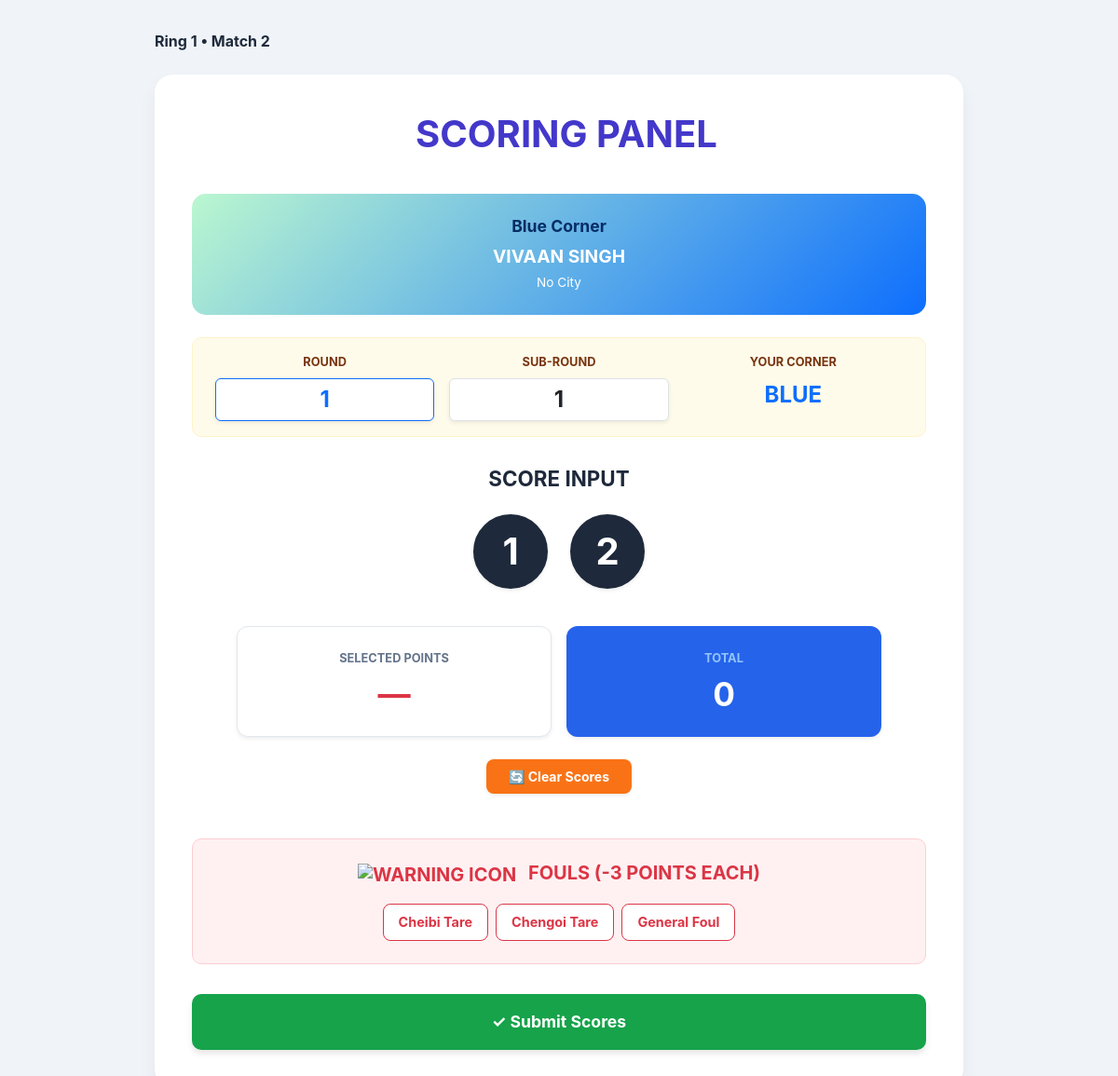
Screenshot of /scorer/match/101/select-corner/ with the database file from the repository.
### thangta/models.py (models this page shows, shortened)
class Match(models.Model):
    tournament = models.ForeignKey(Tournament, on_delete=models.CASCADE)
    event_type = models.CharField(max_length=50)
    age_category = models.CharField(max_length=3)
    weight_category = models.CharField(max_length=4)
    gender = models.CharField(max_length=10)
    is_active = models.BooleanField(default=False)
    is_completed = models.BooleanField(default=False)
    round_number = models.IntegerField(default=1)
    current_round = models.IntegerField(default=1) # Tracks Round 1, Round 2, or 3 (Tie Breaker)
    current_sub_round = models.IntegerField(default=1)
    match_sequence = models.IntegerField(help_text="Order of the match in this round")
    current_sub_round = models.IntegerField(default=1)
    ring_number = models.IntegerField(default=1)
    participant_red = models.ForeignKey(Participant, related_name='matches_as_red', on_delete=models.CASCADE)
    participant_blue = models.ForeignKey(Participant, related_name='matches_as_blue', on_delete=models.CASCADE, null=True, blank=True)
    winner = models.ForeignKey(Participant, related_name='matches_won', on_delete=models.SET_NULL, null=True, blank=True)
    score_red = models.IntegerField(default=0)
    score_blue = models.IntegerField(default=0)
    round_1_red = models.IntegerField(default=0)
    round_1_blue = models.IntegerField(default=0)
    round_2_red = models.IntegerField(default=0)
    round_2_blue = models.IntegerField(default=0)
    round_3_red = models.IntegerField(default=0)
    round_3_blue = models.IntegerField(default=0)

class Participant(models.Model):
    class GenderChoices(models.TextChoices):
        MALE = 'Male', 'Male'
        FEMALE = 'Female', 'Female'
    class EventTypeChoices(models.TextChoices):
        PHUNABA_AMA = 'Phunaba-Ama', 'Phunaba-Ama'
        PHUNABA_ANISHUBA = 'Phunaba-Anishuba', 'Phunaba-Anishuba'
    class AgeCategory(models.TextChoices):
        UNDER_14 = 'U14', 'Under 14'
        UNDER_18 = 'U18', 'Under 18'
        OVER_18 = 'O18', 'Over 18'
    class WeightCategory(models.TextChoices):
        MINUS_21 = '-21', '-21 Kg'
        MINUS_25 = '-25', '-25 Kg'
        MINUS_29 = '-29', '-29 Kg'
        MINUS_33 = '-33', '-33 Kg'
        MINUS_37 = '-37', '-37 Kg'
        MINUS_40 = '-40', '-40 Kg'
        MINUS_41 = '-41', '-41 Kg'
        MINUS_44 = '-44', '-44 Kg'
        MINUS_45 = '-45', '-45 Kg'
        MINUS_49 = '-49', '-49 Kg'
        MINUS_52 = '-52', '-52 Kg'
        MINUS_53 = '-53', '-53 Kg'
        MINUS_56 = '-56', '-56 Kg'
        MINUS_75 = '-75', '-75 Kg'
        PLUS_53 = '+53', '+53 Kg'
    tournament = models.ForeignKey(
        Tournament,
        on_delete=models.CASCADE,
        related_name='participants',
        null=True, blank=True
    )
    name = models.CharField(max_length=200, null=True, blank=True)
    actual_age = models.IntegerField(null=True, blank=True, help_text="Age in numbers")
    date_of_birth = models.DateField(null=True, blank=True) # Add this!
    age = models.IntegerField(default = 0)
    gender = models.CharField(max_length=10, choices=GenderChoices.choices, null=True, blank=True)
    contact = models.CharField(max_length=15, null=True, blank=True)
    district = models.CharField(max_length=100)
    district_code = models.CharField(max_length=20)
    event_type = models.CharField(max_length=50, choices=EventTypeChoices.choices, null=True, blank=True)
    age_category = models.CharField(
        max_length=3,
        choices=AgeCategory.choices,
        help_text="Select the participant's age group."
    )
    weight_category = models.CharField(
        max_length=4,
        choices=WeightCategory.choices,
        help_text="Select the participant's weight class."
    )

### thangta/views.py (the view)
# urls.py: path('scorer/match/<int:match_id>/select-corner/', scorer_select_corner, name='scorer-select-corner'),
def scorer_select_corner(request, match_id):
    match = get_object_or_404(Match, id=match_id)
    request.session['active_tournament_id'] = match.tournament.id
    return render(request, 'scorer_panel.html', {
        'match': match,
    })

### thangta/templates/scorer_panel.html (shortened to what this page needs)
<!DOCTYPE html>
<html lang="en">
<head>
    <link href="https://cdn.jsdelivr.net/npm/bootstrap@5.3.0/dist/css/bootstrap.min.css" rel="stylesheet">
</head>
<body>
<div class="page-container">
    <div class="d-flex justify-content-between align-items-center mb-4">
        <span class="fw-bold">Ring {{ match.ring_number }} • Match {{ match.match_sequence }}</span>
    </div>
    <div class="scoring-card">
        <div class="main-header">
            <h1 class="text-uppercase mb-0">Scoring Panel</h1>
        </div>
        {% if corner == 'red' %}
        <div class="fighter-info-card red-info-card text-center">
            <h4 class="text-danger-emphasis">Red Corner</h4>
            <p>{{ match.participant_red.name|upper }}</p>
            <span class="location">{{ match.participant_red.city|default:"No City" }}</span>
        </div>
        {% else %}
        <div class="fighter-info-card blue-info-card text-center">
            <h4 class="text-primary-emphasis">Blue Corner</h4>
            <p>{{ match.participant_blue.name|upper }}</p>
            <span class="location">{{ match.participant_blue.city|default:"No City" }}</span>
        </div>
        {% endif %}
        <div class="control-bar row g-0">
            <div class="col-4 px-2">
                <label>Round</label>
                <div class="corner-label fw-bold text-primary border border-primary rounded bg-white py-1 shadow-sm">
                    {% if match.current_round == '3' %}
                    {{match.current_round }}
                    TIE BREAKER
                    {% else %}
                    {{ match.current_round|default:"1" }}
                    {% endif %}
                </div>
            </div>
           <div class="col-4 px-2">
    <label>SUB-ROUND</label>
    <div id="current-sub-round-display" class="corner-label fw-bold text-dark border rounded bg-white py-1 shadow-sm d-flex align-items-center justify-content-center" style="min-height: 40px;">
        {{ current_sub_round|default:"1" }}
    </div>
</div>
            <div class="col-4 px-2">
                <label>Your Corner</label>
                {% if corner == 'red' %}
                    <span class="corner-label fw-bold text-danger">RED</span>
                {% else %}
                    <span class="corner-label fw-bold text-primary">BLUE</span>
                {% endif %}
            </div>
        </div>
        <div class="text-center mb-5">
            <h4 class="section-title text-uppercase">Score Input</h4>
            <div class="score-row px-5">
                <button id="btn-point-1" class="btn large-point-btn shadow-sm" onclick="prepareScore(1)">1</button>
                <button id="btn-point-2" class="btn large-point-btn shadow-sm" onclick="prepareScore(2)">2</button>
            </div>
            <div class="row mt-4 px-2 px-md-5 g-3">
                <div class="col-6">
                    <div class="total-box selected-pts-box shadow-sm">
                        <label>Selected Points</label>
                        <p id="ui-sequence">—</p>
                    </div>
                </div>
                <div class="col-6">
                    <div class="total-box total-pts-box shadow-sm">
                        <label>Total</label>
                        <p id="ui-total">0</p>
                    </div>
                </div>
            </div>
            <div class="text-center mt-4">
                <button class="btn btn-sm clear-btn px-4 py-2 shadow-sm" onclick="clearPreparedScore()">🔄 Clear Scores</button>
            </div>
        </div>
        <div class="foul-box">
            <h5 class="text-uppercase"><img src="https://img.icons8.com/emoji/48/warning-emoji.png" alt="warning icon" class="me-2" style="width: 25px;"/> Fouls (-3 points each)</h5>
            <div class="d-flex gap-2 justify-content-center flex-wrap">
                <button class="btn foul-btn px-3 py-2 foul-type-btn" onclick="toggleFoul(this, 'Cheibi Tare')">Cheibi Tare</button>
                <button class="btn foul-btn px-3 py-2 foul-type-btn" onclick="toggleFoul(this, 'Chengoi Tare')">Chengoi Tare</button>
                <button class="btn foul-btn px-3 py-2 foul-type-btn" onclick="toggleFoul(this, 'General Foul')">General Foul</button>
            </div>
        </div>
        <div class="text-center">
            {% if corner == 'red' %}
                <button class="btn submit-btn w-100" id="submit-scores-btn" onclick="submitScores({{ match.participant_red.id }})">
                    ✓ Submit Scores
                </button>
            {% else %}
                <button class="btn submit-btn w-100" id="submit-scores-btn" onclick="submitScores({{ match.participant_blue.id }})">
                    ✓ Submit Scores
                </button>
            {% endif %}
        </div>
    </div>
</div>
</body>
</html>

### thangta/templates/scorer_panel.html (style rules this page uses)
body, html { height: 100%; overflow: auto; background-color: #f0f4f8; color: #1e293b; font-family: -apple-system, BlinkMacSystemFont, "Segoe UI", Roboto, "Helvetica Neue", Arial, sans-serif; }
.page-container { max-width: 900px; margin: 2rem auto; padding: 0 1rem; }
.scoring-card { background: white; border-radius: 20px; box-shadow: 0 10px 20px rgba(0,0,0,0.05); padding: 2.5rem; margin-bottom: 2rem; border: none; }
.main-header { display: flex; align-items: center; justify-content: center; margin-bottom: 2.5rem; }
.main-header h1 { font-size: 2.5rem; font-weight: bold; color: #4338ca; margin-left: 1rem; }
.fighter-info-card { border-radius: 15px; padding: 1.5rem 1rem; color: white; margin-bottom: 1.5rem; }
.blue-info-card { background: linear-gradient(135deg, #bbf7d0 0%, #0d6efd 100%); }
.fighter-info-card h4 { font-weight: bold; font-size: 1.1rem; }
.fighter-info-card p { font-size: 1.2rem; font-weight: bold; margin: 0; }
.fighter-info-card .location { font-size: 0.85rem; font-weight: normal; margin-top: 0.2rem; }
.control-bar { background-color: #fffbeb; border-radius: 10px; border: 1px solid #fef3c7; padding: 1rem; margin-bottom: 2rem; text-align: center; }
.control-bar label { font-size: 0.8rem; font-weight: bold; text-transform: uppercase; color: #78350f; display: block; margin-bottom: 0.3rem; }
.corner-label { font-size: 1.5rem; display: block; margin-top: 0.5rem; }
.section-title { font-size: 1.4rem; font-weight: bold; color: #1e293b; margin-bottom: 1.5rem; }
.score-row { display: flex; justify-content: center; gap: 1.5rem; align-items: center; }
.large-point-btn { font-size: 2.5rem; font-weight: bold; border-radius: 50%; width: 80px; height: 80px; display: flex; align-items: center; justify-content: center; color: white; background-color: #1e293b; border: 4px solid #1e293b; transition: all 0.2s; }
.total-box { border-radius: 12px; padding: 1.5rem; font-weight: bold; display: flex; flex-direction: column; justify-content: center; align-items: center; height: 100%; }
.total-box label { font-size: 0.8rem; text-transform: uppercase; display: block; margin-bottom: 0.5rem; }
.total-box p { font-size: 2.2rem; margin: 0; line-height: 1.2; }
.selected-pts-box { background-color: white; border: 1px solid #e2e8f0; }
.selected-pts-box label { color: #64748b; }
.selected-pts-box p { color: #dc3545; }
.total-pts-box { background-color: #2563eb; border: none; }
.total-pts-box label { color: #93c5fd; }
.total-pts-box p { color: white; }
.clear-btn { background-color: #f97316; color: white; font-weight: bold; border-radius: 8px; border: none; transition: transform 0.1s; }
.foul-box { background-color: #fff1f2; border: 1px solid #fecdd3; border-radius: 10px; padding: 1.5rem; text-align: center; margin-top: 2.5rem; margin-bottom: 2rem; }
.foul-box h5 { color: #dc3545; font-weight: bold; margin-bottom: 1.2rem; }
.foul-btn { border: 1px solid #dc3545; color: #dc3545; background-color: white; font-weight: bold; border-radius: 8px; font-size: 0.9rem; }
.submit-btn { background-color: #16a34a; color: white; font-weight: bold; font-size: 1.1rem; padding: 1rem; border-radius: 10px; box-shadow: 0 4px 6px rgba(0,0,0,0.1); }

### rows the page displays
Match: ring_number "1", match_sequence "2", participant_blue.name "VIVAAN SINGH", participant_blue.city "No City", current_round "1"

### other values shown
{{ current_sub_round|default:"1" }} "1"
